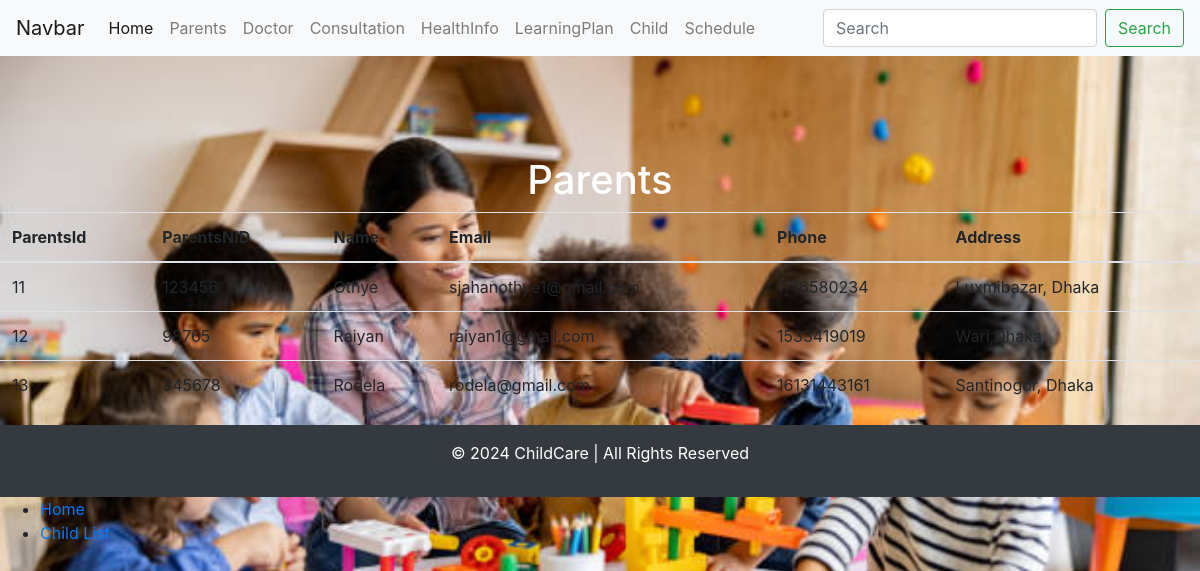
The app's page /Parents/ with its own data.
### ChildCare/models.py (models this page shows, shortened)
class Parents(models.Model):
    ParentsId = models.IntegerField(blank=True, null=True)
    ParentsNID = models.IntegerField(blank=True, null=True)
    Name = models.CharField(max_length=200)
    Email = models.EmailField(max_length=200)
    Phone = models.IntegerField(blank=True, null=True)
    Address = models.CharField(max_length=200)

### ChildCare/views.py (the view)
# urls.py: path('Parents/', c_views.parents, name='parents'),
def parents(request):
    object_project = Parents.objects.all()  # Retrieve all Parent objects
    return render(request, template_name='ChildCare/Parents.html',context= {'object_project': object_project})

### template/ChildCare/Parents.html
{% extends 'base.html' %}
{% block content %}
    <h1>Parents</h1>
    <table class="table">
        <thead>
            <tr>
                <th scope="col">ParentsId</th>
                <th scope="col">ParentsNID</th>
                <th scope="col">Name</th>
                <th scope="col">Email</th>
                <th scope="col">Phone</th>
                <th scope="col">Address</th>
            </tr>
        </thead>
        <tbody>
        {% for p in object_project %}
            <tr>
                <td>{{ p.ParentsId }}</td>
                <td>{{ p.ParentsNID }}</td>
                <td>{{ p.Name }}</td>
                <td>{{ p.Email }}</td>
                <td>{{ p.Phone }}</td>
                <td>{{ p.Address }}</td>
            </tr>
        {% endfor %}
        </tbody>
    </table>
{% endblock %}

### static/css/style.css (style rules this page uses)
body { background-image: url("..images/mygp.jpg"); background-size: cover; background-repeat: no-repeat; background-attachment: fixed; }
h1 { color: white; text-align: center; padding-top: 100px; }

### records on screen
Parents: ParentsId "11", ParentsNID "123456", Name "Othye", Email "sjahanothye1@gmail.com", Phone "1716580234", Address "Luxmibazar, Dhaka"
Parents: ParentsId "12", ParentsNID "98765", Name "Raiyan", Email "raiyan1@gmail.com", Phone "1533419019", Address "Wari,Dhaka"
Parents: ParentsId "13", ParentsNID "345678", Name "Rodela", Email "rodela@gmail.com", Phone "16131443161", Address "Santinogor, Dhaka"
